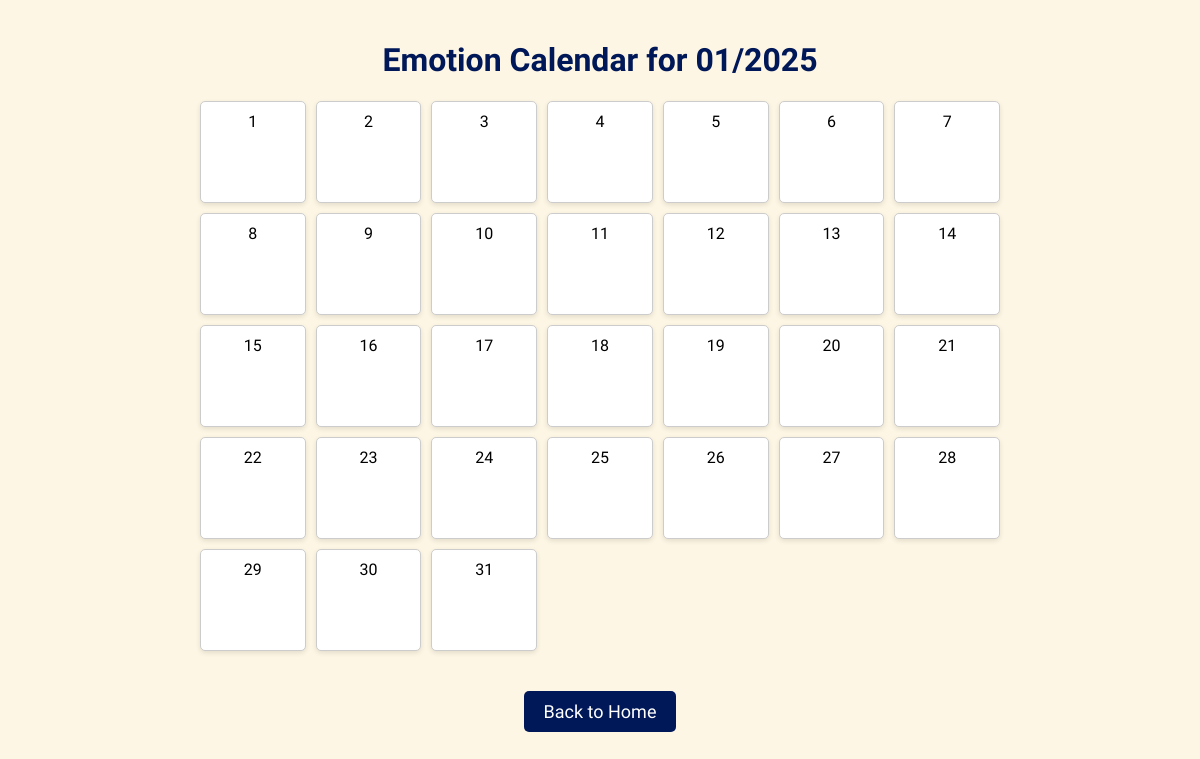
The page /calendar-view on the database as committed earlier.
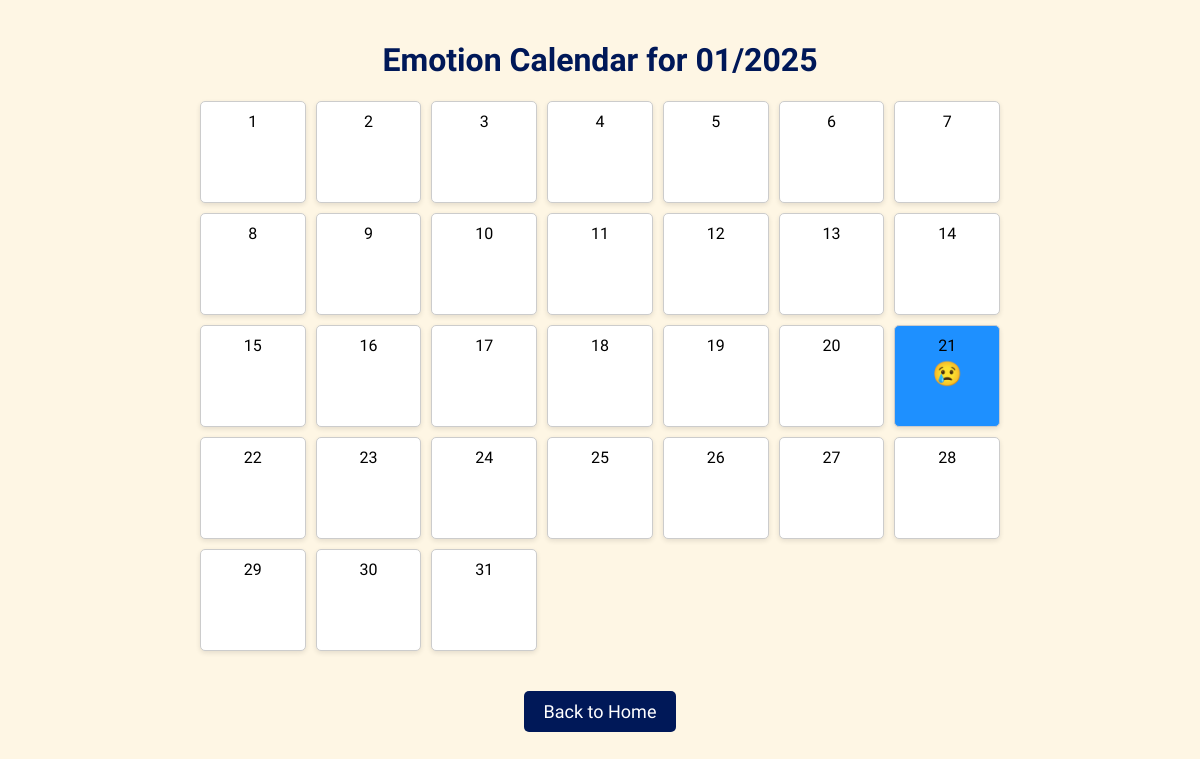
The same page on the database as committed later.
### tables this page shows
CREATE TABLE emotions (
            id INTEGER PRIMARY KEY AUTOINCREMENT,
            emotion TEXT NOT NULL,
            note TEXT,
            timestamp DATETIME DEFAULT CURRENT_TIMESTAMP
        );

### app.py (the view)
@app.route('/calendar-view', methods=['GET', 'POST'])
def calendar_view():
    selected_month = request.args.get('month', None)
    selected_year = request.args.get('year', None)
    if not selected_month or not selected_year:
        today = datetime.today()
        selected_month = today.strftime('%m')
        selected_year = today.strftime('%Y')
    selected_month_int = int(selected_month)
    selected_year_int = int(selected_year)
    conn = sqlite3.connect('emotions.db')
    cursor = conn.cursor()
    cursor.execute('''
        SELECT DATE(timestamp) as date, emotion FROM emotions
        WHERE strftime('%m', timestamp) = ? AND strftime('%Y', timestamp) = ?
    ''', (selected_month, selected_year))
    notes = cursor.fetchall()
    conn.close()
    calendar_data = {}
    for date, emotion in notes:
        calendar_data[date] = emotion
    num_days = calendar.monthrange(selected_year_int, selected_month_int)[1]
    emotion_colors = {
        'happy': '#FFD700',
        'excited': '#FF4500',
        'angry': '#FF0000',
        'sad': '#1E90FF',
        'calm': '#32CD32'
    }
    emotion_emojis = {
        'happy': '😊',
        'excited': '🏎',
        'angry': '😡',
        'sad': '😢',
        'calm': '😌',
    }
    return render_template('calendar.html',
                           calendar_data=calendar_data,
                           emotion_colors=emotion_colors,
                           emotion_emojis=emotion_emojis,
                           selected_month=selected_month,
                           selected_year=selected_year,
                           num_days=num_days)

### templates/calendar.html (shortened to what this page needs)
<!DOCTYPE html>
<html lang="en">
<head>
</head>
<body>
    <h1>Emotion Calendar for {{ selected_month }}/{{ selected_year }}</h1>
    <div class="calendar">
        {% for day in range(1, num_days + 1) %}
            <div class="day"
                 style="background-color: {{ emotion_colors.get(calendar_data.get(selected_year ~ '-' ~ selected_month ~ '-' ~ '%02d' | format(day)), '#ffffff') }}">
                <a href="/view-notes-by-date/{{ selected_year }}-{{ selected_month }}-{{ '%02d' | format(day) }}">
                    <div>{{ day }}</div>
                    {% if calendar_data.get(selected_year ~ '-' ~ selected_month ~ '-' ~ '%02d' | format(day)) %}
                        <div class="emoji">{{ emotion_emojis.get(calendar_data.get(selected_year ~ '-' ~ selected_month ~ '-' ~ '%02d' | format(day))) }}</div>
                    {% endif %}
                </a>
            </div>
        {% endfor %}
    </div>
    <a href="{{ url_for('index') }}" class="btn">Back to Home</a>
</body>
</html>

### templates/calendar.html (style rules this page uses)
body { font-family: 'Baloo 2', cursive; background-color: #fef6e4; text-align: center; margin: 0; padding: 20px; }
h1 { color: #001858; }
.calendar { display: grid; grid-template-columns: repeat(7, 1fr); gap: 10px; max-width: 800px; margin: 20px auto; }
.day { border: 1px solid #ccc; padding: 10px; text-align: center; background-color: #fff; border-radius: 5px; box-shadow: 0 2px 5px rgba(0, 0, 0, 0.1); transition: background-color 0.3s ease; min-height: 80px; }
.emoji { font-size: 24px; margin-top: 5px; }
a { text-decoration: none; color: inherit; }
.btn { display: inline-block; padding: 10px 20px; background-color: #001858; color: white; text-decoration: none; font-size: 18px; border-radius: 5px; margin-top: 20px; }

Rows that differ between the two databases and show on the page:
added emotions: get "😢"
Other text that changed with them:
new list line: "21"
list line gone: "21"
